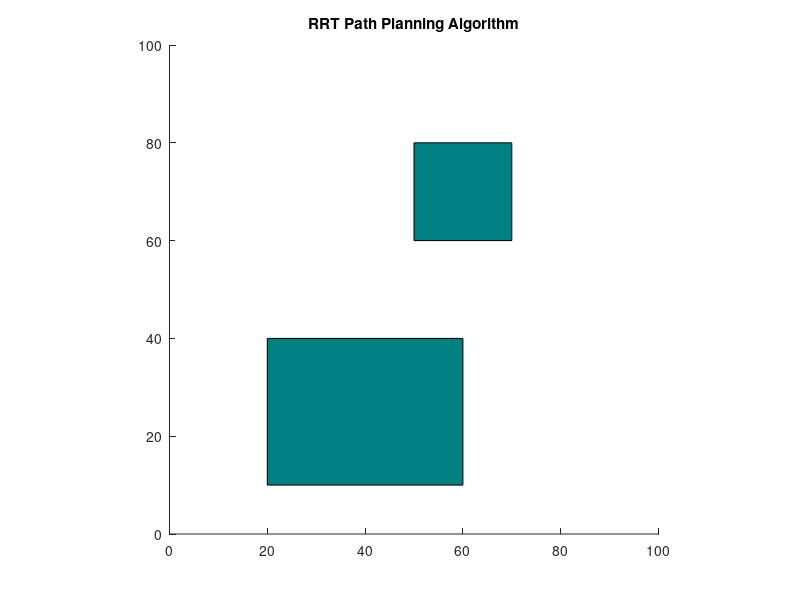

Here is the MATLAB script that generated this plot: (Note: this script raises an error after producing the figure.)
%%% Author: Aditya Jain %%%
%%% Topic: RRT for Static Obstacles
%%% Date: 10th February, 2018 %%%
clc
close all
clear
tic

%% Defining environment variables
start = [4,4];     % start position
goal = [90, 85];   % goal position
n = 2;             % no. of obstacles

%% Defining the grid

% %%%% 1st Config %%%%%%
figure
rectangle('Position',[20 10 40 30], 'FaceColor',[0 .5 .5])
axis([0 100 0 100])
axis square
title('RRT Path Planning Algorithm')

% hold on
rectangle('Position',[50 60 20 20], 'FaceColor',[0 .5 .5])
%%%%%%%%%%%%%%%%%%%%%


% 2nd Config
% figure
% rectangle('Position',[20 10 40 20], 'FaceColor',[0 .5 .5])
% axis([0 100 0 100])
% axis square
% title('RRT Path Planning Algorithm')
% 
% rectangle('Position',[70 10 20 40], 'FaceColor',[0 .5 .5])
% rectangle('Position',[10 40 40 20], 'FaceColor',[0 .5 .5])
% rectangle('Position',[20 70 60 20], 'FaceColor',[0 .5 .5])
%%%%%%%%%%%%


%%% 3rd Config
% rectangle('Position',[20 10 20 20], 'FaceColor',[0 .5 .5])
% axis([0 100 0 100])
% axis square
% 
% rectangle('Position',[70 10 20 20], 'FaceColor',[0 .5 .5])
% rectangle('Position',[10 40 20 20], 'FaceColor',[0 .5 .5])
% rectangle('Position',[20 70 20 20], 'FaceColor',[0 .5 .5])
% rectangle('Position',[50 5 15 20], 'FaceColor',[0 .5 .5])
% rectangle('Position',[40 40 35 20], 'FaceColor',[0 .5 .5])
% rectangle('Position',[10 70 5 20], 'FaceColor',[0 .5 .5])
% rectangle('Position',[50 65 20 25], 'FaceColor',[0 .5 .5])
% rectangle('Position',[80 35 15 40], 'FaceColor',[0 .5 .5])
%%%%%%%%%%%%%

% Plotting start position
circles(start(1), start(2),2, 'facecolor','green')

% Plotting goal position
circles(goal(1), goal(2),2, 'facecolor','yellow')

%% initialising the hash map
%%% 1st Config
keys = {'a', 'b', 'c', 'd', 'e', 'f', 'g', 'h', 'i', 'j'};
values = {start, [20,10], [20,40], [60,40], [60,10], [50,60], [50,80], [70,80], [70,60], goal};
%%%%%%%%%%%%%%%%%

%%% 2nd Config
% keys = {'a', 'b', 'c', 'd', 'e', 'f', 'g', 'h', 'i', 'j', 'k', 'l', 'm', 'n', 'o', 'p', 'q', 'r'};
% values = {start, [20,10], [20,30], [60,30], [60,10], [10,40], [10,60], [50,60], [50,40], [70,10], [70,50], [90,50], [90,10], [20,70], [20,90], [80,90], [80,70], goal};
% %%%%%%%%%%%%%%%%%

%%% 3rd Config
% keys = {'a', 'b', 'c', 'd', 'e', 'f', 'g', 'h', 'i', 'j', 'k', 'l', 'm', 'n', 'o', 'p', 'q', 'r', 's', 't', 'u', 'v', 'w', 'x', 'y', 'z', 'aa', 'ab', 'ac', 'ad', 'ae', 'af', 'ag', 'ah', 'ai', 'aj', 'ak', 'al'};
% values = {start, [20,10], [20,30], [40,30], [40,10], [50,5], [50,25], [65,25], [65,5], [70,10], [70,30], [90,30], [90,10], [10,40], [10,60], [30,60], [30,40], [40,40], [40,60], [75,60], [75,40], [80,35], [80,75], [95,75], [95,35], [10,70], [10,90], [15,90], [15,70], [20,70], [20,90], [40,90], [40,70], [50,65], [50,90], [70,90], [70,65], goal};
%%%%%%%%%%%%%%%%%

Map = containers.Map(keys, values);
len = Map.values;
Map('j');



%% Building all the obstacle edges
length = size(keys);    % this contains the number of nodes

edges = [];

for i = 2:(length(2)-2)   
        temp = [values{1,i}(1), values{1,i+1}(1), values{1,i}(2), values{1,i+1}(2)];
        edges = vertcat(edges, temp);                
end


% Removing edges which are not obstacle edges
sizeEdges = size(edges);
i = 4;
while i < (sizeEdges(1)-1)
    [edges,ps] = removerows(edges,'ind',i);
    sizeEdges = size(edges);
    i = i + 3;
end

% Adding 1 edge pair in each obstacle which were not added in the earlier
% for loop
i = 2;
while i < length(2)-2    
    temp = [values{1,i}(1), values{1,i+3}(1), values{1,i}(2), values{1,i+3}(2)];
    edges = vertcat(edges, temp);
    i = i + 4;    
end
%% RRT Algorithm
G = graph;                      % initialising the graph
step = 2;                       % step size for the RRT algo
qinit = start;                  % initialising the first node of the graph
qnew = PointToNode(qinit);      % latest added node in the graph
G = addnode(G, qnew);           % adding the node to the graph
flag = 1;                       % flag to terminate RRT
ranG = 7;                       % every ranGth point will be the goal position in the random function script
i = 0;                          % iterator used to pick every ranGth point as goal position

while (flag==1)
    i = i + 1;
    
    qrand = RandomPoint(ranG,i,goal);             % generating the random point on the grid
    qnear = NearestNode(G,qrand);                 % nearest node to qrand in the form of array
    qnewtemp = round(NewPointonLine(qnear,qrand,step));  % the new point along the line with a step distance
    ch = IfOnEdge(qnewtemp,edges);
    
    if (ch ~= 0)  % If not lying on any of the edges, then proceed further
     check = CheckIntersection(qnear,qnewtemp,edges);    % 1 means no intersection
    
    if (check==1)
        
        if (findnode(G,PointToNode(qnewtemp))) == 0   % to check if node already exists in the graph
            G = addnode(G, PointToNode(qnewtemp));
        end
        
        if (findedge(G,PointToNode(qnear),PointToNode(qnewtemp)))==0  % to check if edge exists in the graph
            G = addedge(G,PointToNode(qnear), PointToNode(qnewtemp));            
        end
        
        qnew = qnewtemp;
        % plot the edge
        xpoints = [qnear(1,1), qnew(1,1)];
        ypoints = [qnear(1,2), qnew(1,2)];        
        hold on
        plot(xpoints, ypoints, 'b')
        %%%
        
        % checking distance with the goal position
        if (EuclDist(qnew,goal) <= step)
            G = addedge(G,PointToNode(qnew), PointToNode(goal));
            flag = 0;   % terminating the expansion of tree
        end
        
    end
    
    end
    
%     break
end

%% find the shortest path from the graph generated from RRT

path = shortestpath(G, PointToNode(start), PointToNode(goal));
pathSize = size(path);

totalDis = 0;

for i=1:pathSize(2)-1
    t1 = path{i};
    t2 = path{i+1};
    
    p1 = NodeToPoint(t1);
    p2 = NodeToPoint(t2);
    totalDis = totalDis + EuclDist(p1,p2);
    
    xpoints = [p1(1,1), p2(1,1)];
    ypoints = [p1(1,2), p2(1,2)];
    hold on
    plot(xpoints, ypoints, 'k', 'LineWidth', 3) 
    title('RRT Path Planning Algorithm')
end
totalDis
toc
%%%%%%%%%%%%%% end %%%%%%%%%%%%%%%%%%%%%%%%%%%%%%%%%%
